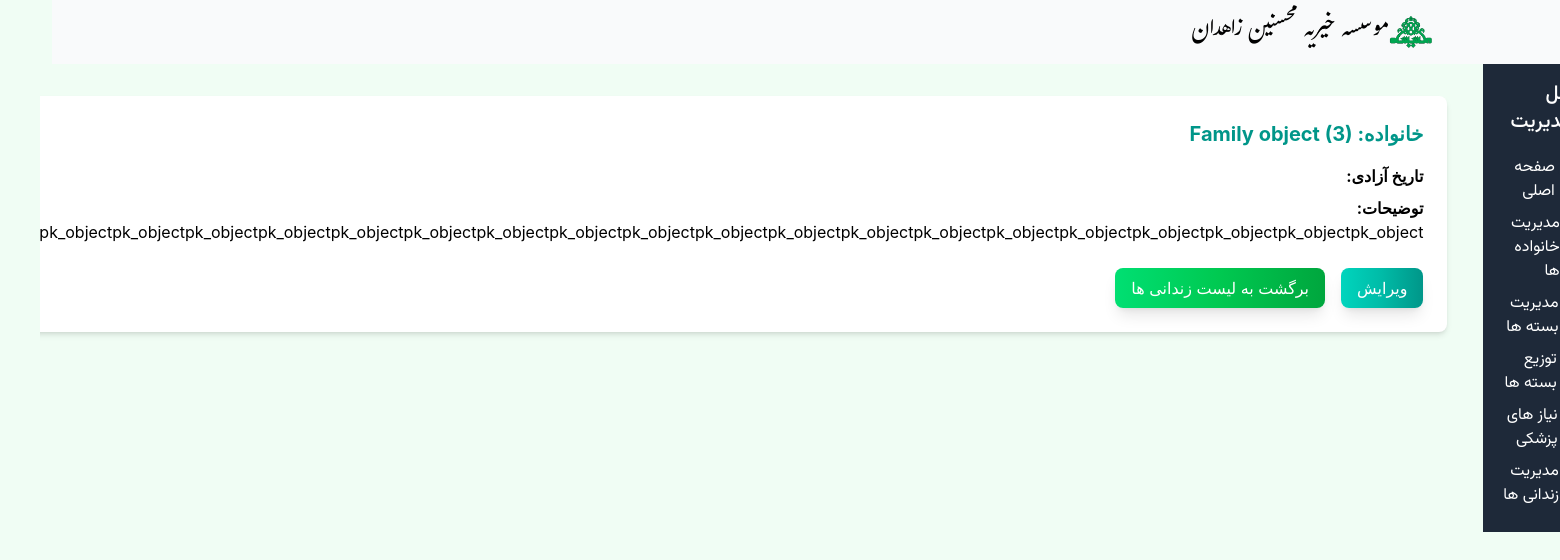
The page /inmaterelease/1/ on the database its author committed.
### Mohsenin/models.py (models this page shows, shortened)
class InmateRelease(models.Model):
    family = models.ForeignKey(Family, on_delete=models.CASCADE)
    release_date = models.DateField()
    notes = models.TextField(blank=True, null=True)

class Family(models.Model):
    doc_code = models.IntegerField('شماره پرونده')
    need_level = models.IntegerField('سطح نیاز', default=1, choices=NEED_LEVEL_CHOICE)
    family_type = models.IntegerField('نوع نیازمندی', default=1, choices=FAMILY_TYPE_CHOICES)
    guardian = models.ForeignKey('Person', verbose_name='سرپرست خانوار', on_delete=models.SET_NULL, related_name='guardianship', null=True)
    address = models.CharField('آدرس',max_length=255)
    contact_number = models.CharField('شماره تماس',max_length=15, blank=True, null=True)
    postal_code = models.CharField('کدپستی',max_length=10, blank=True, null= True)
    distlist = models.ForeignKey(Dist, verbose_name='لیست توزیع',on_delete=models.SET_NULL, null=True)
    is_active = models.BooleanField('تحت پوشش',default=True)  # To track if the family is currently receiving support

### Mohsenin/views.py (the view)
# urls.py: path("inmaterelease/<int:pk_object>/", views.InmateReleaseDetail.as_view(), name="inmaterelease_detail"),
class InmateReleaseDetail(DetailView):
    template_name = "InmateRelease/inmaterelease_detail.html"
    model = InmateRelease
    context_object_name = "inmaterelease"
    pk_url_kwarg = "pk_object"
    def get(self, request, pk_object):
        inmate = InmateRelease.objects.get(id=pk_object)
        inmate.release_date = conver_solar_date(inmate.release_date)
        context = {
            "inmaterelease": inmate
        }
        return render(request, self.template_name, context)

### Mohsenin/views.py (called while the page is built)
def conver_solar_date(date):
    return jdatetime.datetime.fromgregorian(datetime=date).strftime("%Y/%m/%d")

### Mohsenin/templates/InmateRelease/inmaterelease_detail.html
{% extends "base.html" %}
{% block content %}
<div class="container mx-auto py-8 px-4">
    <div class="bg-white rounded-lg shadow-md p-6">
        <h2 class="text-xl font-bold text-teal-600 mb-4">خانواده: {{ inmaterelease.family }}</h2>
        <p class="mb-2"><strong>تاریخ آزادی:</strong> {{ inmaterelease.release_date }}</p>
        <p class="mb-2"><strong>توضیحات:</strong> {{ inmaterelease.notes }}</p>
        <div class="mt-6 flex space-x-4">
            <a href="{% url 'inmaterelease_update' inmaterelease.pk %}" class="text-white bg-gradient-to-r from-teal-400 via-teal-500 to-teal-600 hover:bg-gradient-to-br focus:ring-4 focus:outline-none focus:ring-teal-300 shadow-lg rounded-lg px-4 py-2 text-center">ویرایش</a>
            <a href="{% url 'inmaterelease_list' %}" class="text-white bg-gradient-to-r from-green-400 via-green-500 to-green-600 hover:bg-gradient-to-br focus:ring-4 focus:outline-none focus:ring-green-300 shadow-lg rounded-lg px-4 py-2 text-center">برگشت به لیست زندانی ها</a>
        </div>
    </div>
</div>
{% endblock %}

### rows shown on the page
InmateRelease: family "Family object (3)", notes "pk_objectpk_objectpk_objectpk_objectpk_objectpk_objectpk_objectpk_objectpk_objectpk_objectpk_objectpk_objectpk_objectpk_objectpk_objectpk_objectpk_objectpk_objectpk_object"
